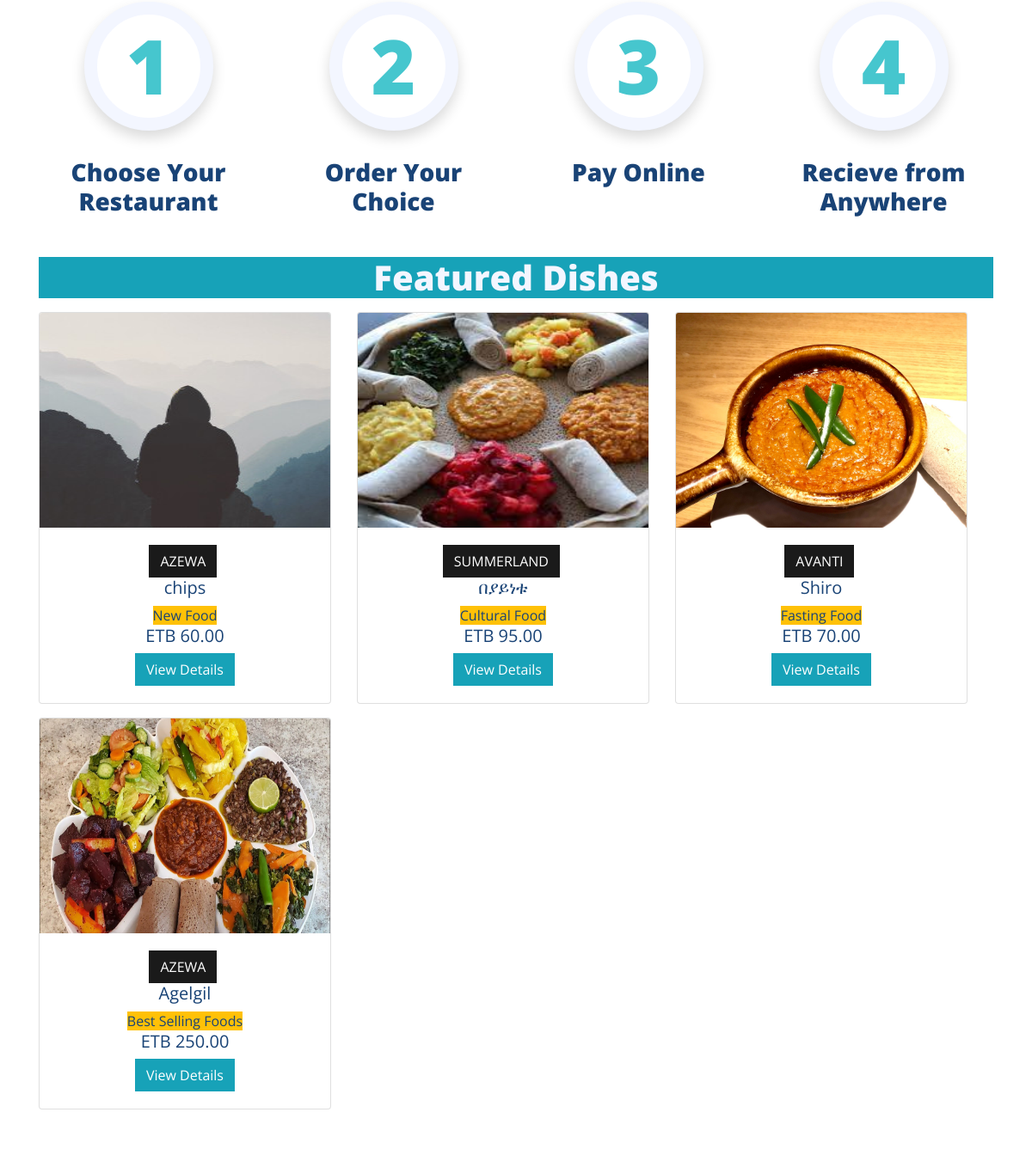
The app's page / (middle part), older data.
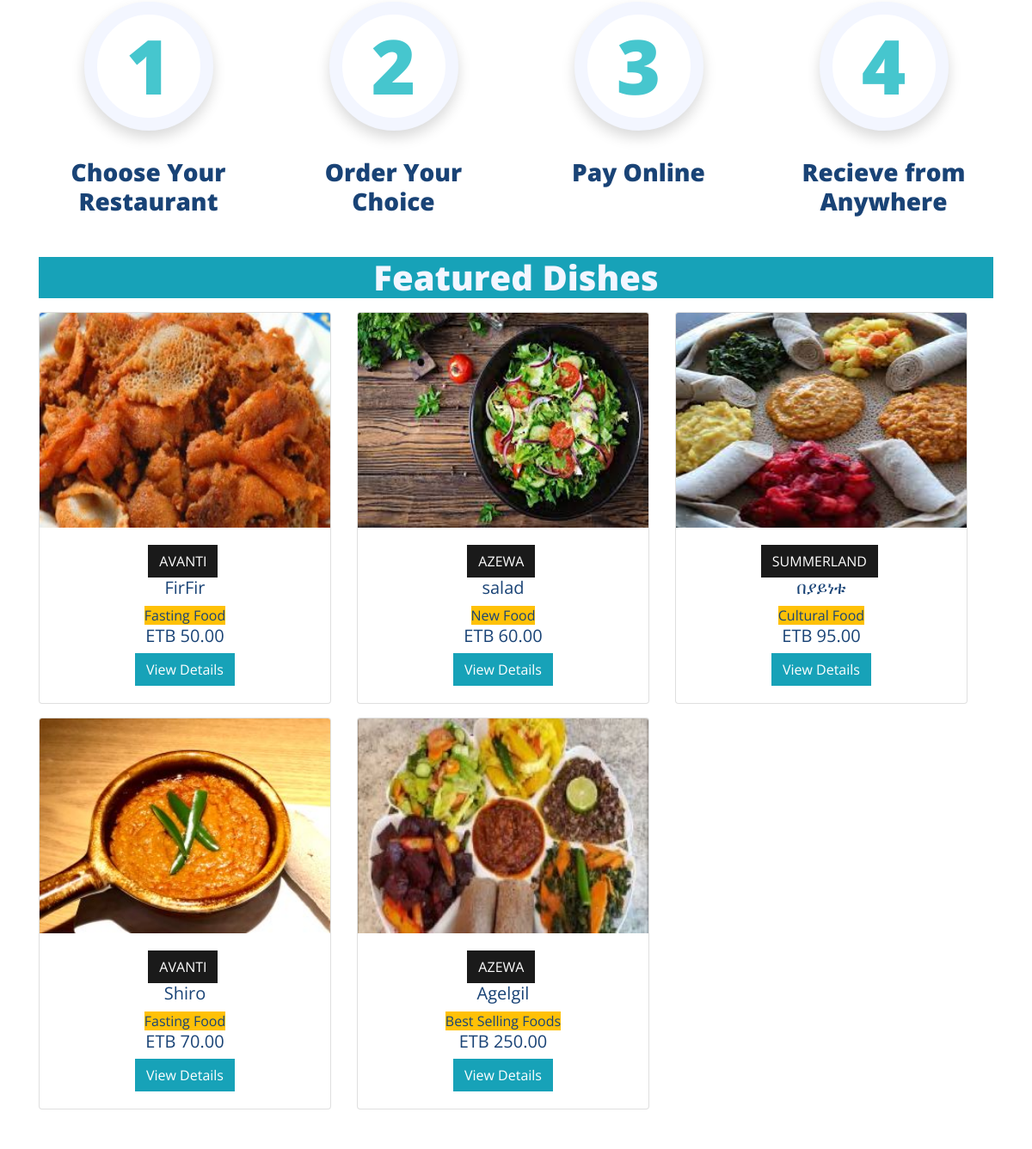
The same page, newer data.
### blog/models.py (models this page shows, shortened)
class Post(models.Model):
    LABELS = (
        ('Best Selling Foods', 'Best Selling Foods'),
        ('New Food', 'New Food'),
        ('Spicy Foods', 'Spicy Foods'),
        ('Cultural Food', 'Cultural Food'),
        ('Fasting Food', 'Fasting Food'),
    )
    title = models.CharField(max_length=100,help_text='Enter the name of the food')
    content = models.TextField()
    date_posted = models.DateTimeField(default=timezone.now)
    author = models.ForeignKey(User, on_delete=models.CASCADE)
    slug = models.SlugField(default="foods")
    labels = models.CharField(max_length=25, default='New Food',choices=LABELS, blank=True)
    pieces = models.PositiveIntegerField(default=1)
    price = models.DecimalField(max_digits=10,decimal_places=2,default=0.00)
    image = models.ImageField(default='default.jpg', upload_to='images/')
    image2 = models.ImageField(default='default.jpg', upload_to='images/')

### blog/views.py (the view)
# urls.py: path('', PostListView.as_view(), name='blog-home'),
class PostListView(ListView):
    model = Post
    template_name = 'blog/home.html'  # <app>/<model>_<viewtype>.html
    context_object_name = 'posts'
    ordering = ['-date_posted']
    paginate_by = 5

### blog/templates/blog/home.html (shortened to what this page needs)
{% extends 'blog/layout.html'%}
{% block content %}
{% load static %}
<!DOCTYPE html>
<html lang="en">
   <head>
      <link rel="stylesheet" type="text/css" href="{% static 'blog/bootstrap.min.css' %}">
      <link rel="stylesheet" href="{% static 'blog/style.css' %}">
      <link rel="stylesheet" href="{% static 'blog/responsive.css' %}">
      <link rel="stylesheet" href="{% static 'blog/jquery.mCustomScrollbar.min.css' %}">
      <link rel="stylesheet" href="https://netdna.bootstrapcdn.com/font-awesome/4.0.3/css/font-awesome.css">
      <link rel="stylesheet" href="https://cdnjs.cloudflare.com/ajax/libs/fancybox/2.1.5/jquery.fancybox.min.css" media="screen">
   </head>
<div class="container-fluid pt-5">
   <div class="container">
       <div class="row">
           <div class="col-lg-3 col-md-6">
               <div class="d-flex flex-column align-items-center justify-content-center text-center mb-5">
                   <div class="d-inline-flex align-items-center justify-content-center bg-white border border-light shadow rounded-circle mb-4" style="width: 150px; height: 150px; border-width: 15px !important;">
                       <h2 class="display-2 text-secondary m-0">1</h2>
                   </div>
                   <h3 class="font-weight-bold m-0 mt-2">Choose Your Restaurant</h3>
               </div>
           </div>
           <div class="col-lg-3 col-md-6">
               <div class="d-flex flex-column align-items-center justify-content-center text-center mb-5">
                   <div class="d-inline-flex align-items-center justify-content-center bg-white border border-light shadow rounded-circle mb-4" style="width: 150px; height: 150px; border-width: 15px !important;">
                       <h2 class="display-2 text-secondary m-0">2</h2>
                   </div>
                   <h3 class="font-weight-bold m-0 mt-2">Order Your Choice</h3>
               </div>
           </div>
           <div class="col-lg-3 col-md-6">
               <div class="d-flex flex-column align-items-center justify-content-center text-center mb-5">
                   <div class="d-inline-flex align-items-center justify-content-center bg-white border border-light shadow rounded-circle mb-4" style="width: 150px; height: 150px; border-width: 15px !important;">
                       <h2 class="display-2 text-secondary m-0">3</h2>
                   </div>
                   <h3 class="font-weight-bold m-0 mt-2">Pay Online</h3>
               </div>
           </div>
           <div class="col-lg-3 col-md-6">
               <div class="d-flex flex-column align-items-center justify-content-center text-center mb-5">
                   <div class="d-inline-flex align-items-center justify-content-center bg-white border border-light shadow rounded-circle mb-4" style="width: 150px; height: 150px; border-width: 15px !important;">
                       <h2 class="display-2 text-secondary m-0">4</h2>
                   </div>
                   <h3 class="font-weight-bold m-0 mt-2">Recieve from Anywhere</h3>
               </div>
           </div>
       </div>
   </div>
</div>
    <div class="container #0d6efd" >
      <h1 class="text-center text-light mb-3 btn-info" >Featured Dishes</h1>
      <div class="row carousel-inner">
        {% for post in posts %}
            <div class="col-sm-4">
                <div class="card mb-3" style="height: fit-content; overflow: auto;">
                  <img src="{{ post.image.url }}" style="height: 250px;">
                    <div class="card-body text-center">
                      <a class="btn btn-dark" href="{% url 'user-posts' post.author.username %}">{{ post.author|upper|cut:'1'|cut:'.'}}</a>
                      <h5 class="text-center">{{ post.title }}</h5>
                      <span  class="btn-warning"><a href="{{post.labels}}">{{ post.labels }}</a></span>
                      <h5 class="text-center">ETB {{ post.price|floatformat:2 }}</h5>
                      <a href="{% url 'post-detail' post.id %}" class="btn btn-info">View Details</a>
                    </div>
                </div>
            </div>
        {% endfor %}
      </div>
    </div>
{% endblock content %}

Row changes from the older to the newer data that the page shows:
added Post: image (picture), author "AVANTI", title "FirFir", labels "Fasting Food", price "50.00"
changed Post "New Food": image: picture added in place of a placeholder; title "chips" → "salad"
changed Post "Shiro": image: a different picture
changed Post "Agelgil": image: a different picture
